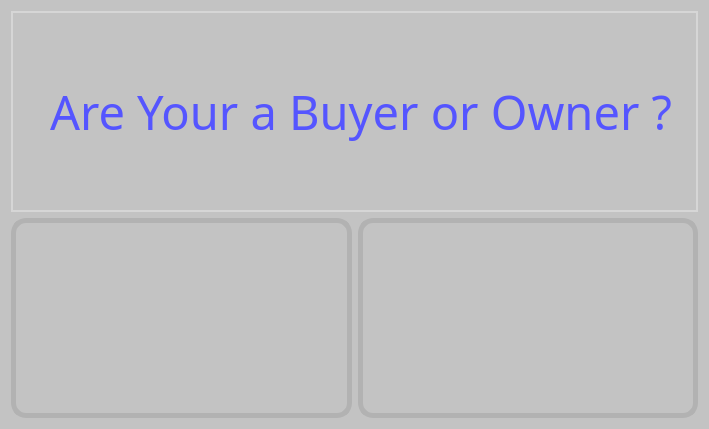
<?xml version="1.0" encoding="UTF-8"?>
<ui version="4.0">
 <class>MainWindow</class>
 <widget class="QMainWindow" name="MainWindow">
  <property name="geometry">
   <rect>
    <x>0</x>
    <y>0</y>
    <width>630</width>
    <height>429</height>
   </rect>
  </property>
  <property name="windowTitle">
   <string>MainWindow</string>
  </property>
  <property name="styleSheet">
   <string notr="true">*{
	background-color: #c3c3c3;
}
QPushButton{
	border : 5px solid #b2b2b2;
	border-radius: 15px;
}

QPushButton::hover{
	background-color: green;
}

QPushButton::clicked{
	background-color: rgb(255, 255, 0);	
}

QLabel{
	font: 75 35pt &quot;Yrsa&quot;;
	color : rgb(85, 85, 255);
	border: 2px solid #d6d6d6;
	padding:10px;
	padding-left: 25px;
}</string>
  </property>
  <widget class="QWidget" name="centralWidget">
   <layout class="QVBoxLayout" name="verticalLayout">
    <item>
     <widget class="QLabel" name="label">
      <property name="font">
       <font>
        <family>Yrsa</family>
        <pointsize>35</pointsize>
        <weight>9</weight>
        <italic>false</italic>
        <bold>false</bold>
       </font>
      </property>
      <property name="text">
       <string>Are Your a Buyer or Owner ?</string>
      </property>
     </widget>
    </item>
    <item>
     <layout class="QHBoxLayout" name="horizontalLayout">
      <item>
       <widget class="QPushButton" name="userBtn">
        <property name="sizePolicy">
         <sizepolicy hsizetype="Minimum" vsizetype="Preferred">
          <horstretch>0</horstretch>
          <verstretch>0</verstretch>
         </sizepolicy>
        </property>
        <property name="autoFillBackground">
         <bool>false</bool>
        </property>
        <property name="styleSheet">
         <string notr="true"/>
        </property>
        <property name="text">
         <string/>
        </property>
        <property name="icon">
         <iconset resource="resource.qrc">
          <normaloff>:/Icons/user.png</normaloff>:/Icons/user.png</iconset>
        </property>
        <property name="iconSize">
         <size>
          <width>230</width>
          <height>230</height>
         </size>
        </property>
        <property name="flat">
         <bool>true</bool>
        </property>
       </widget>
      </item>
      <item>
       <widget class="QPushButton" name="MasterBtn">
        <property name="sizePolicy">
         <sizepolicy hsizetype="Minimum" vsizetype="Preferred">
          <horstretch>0</horstretch>
          <verstretch>0</verstretch>
         </sizepolicy>
        </property>
        <property name="layoutDirection">
         <enum>Qt::LeftToRight</enum>
        </property>
        <property name="autoFillBackground">
         <bool>false</bool>
        </property>
        <property name="text">
         <string/>
        </property>
        <property name="icon">
         <iconset resource="resource.qrc">
          <normaloff>:/Icons/shop.png</normaloff>:/Icons/shop.png</iconset>
        </property>
        <property name="iconSize">
         <size>
          <width>230</width>
          <height>230</height>
         </size>
        </property>
        <property name="autoDefault">
         <bool>false</bool>
        </property>
        <property name="default">
         <bool>false</bool>
        </property>
        <property name="flat">
         <bool>true</bool>
        </property>
       </widget>
      </item>
     </layout>
    </item>
   </layout>
  </widget>
 </widget>
 <layoutdefault spacing="6" margin="11"/>
 <resources>
  <include location="resource.qrc"/>
 </resources>
 <connections/>
</ui>
